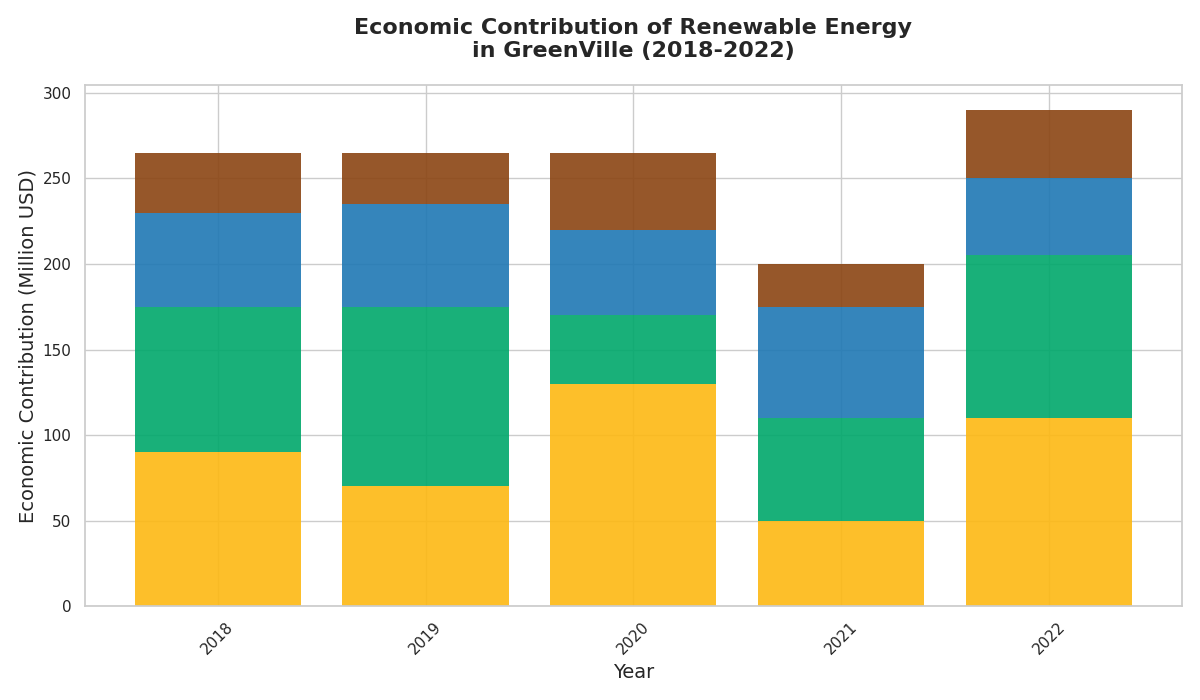

This figure's Python source:
import matplotlib.pyplot as plt
import numpy as np

# Define years for the analysis
years = np.array([2018, 2019, 2020, 2021, 2022])

# Randomly shuffle each sector's contributions while maintaining the same length
solar_contribution = np.array([90, 70, 130, 50, 110])  # Randomly shuffled
wind_contribution = np.array([85, 105, 40, 60, 95])   # Randomly shuffled
hydro_contribution = np.array([55, 60, 50, 65, 45])   # Randomly shuffled
biomass_contribution = np.array([35, 30, 45, 25, 40]) # Randomly shuffled

fig, ax = plt.subplots(figsize=(12, 7))

ax.bar(years, solar_contribution, color='#FDB813', edgecolor='none', alpha=0.9)
ax.bar(years, wind_contribution, bottom=solar_contribution, color='#00A86B', edgecolor='none', alpha=0.9)
ax.bar(years, hydro_contribution, bottom=solar_contribution + wind_contribution, color='#1F78B4', edgecolor='none', alpha=0.9)
ax.bar(years, biomass_contribution, bottom=solar_contribution + wind_contribution + hydro_contribution, color='#8B4513', edgecolor='none', alpha=0.9)

ax.set_title("Economic Contribution of Renewable Energy\nin GreenVille (2018-2022)", fontsize=16, fontweight='bold', pad=20)
ax.set_xlabel("Year", fontsize=14)
ax.set_ylabel("Economic Contribution (Million USD)", fontsize=14)

plt.xticks(rotation=45)
plt.tight_layout()
plt.show()
